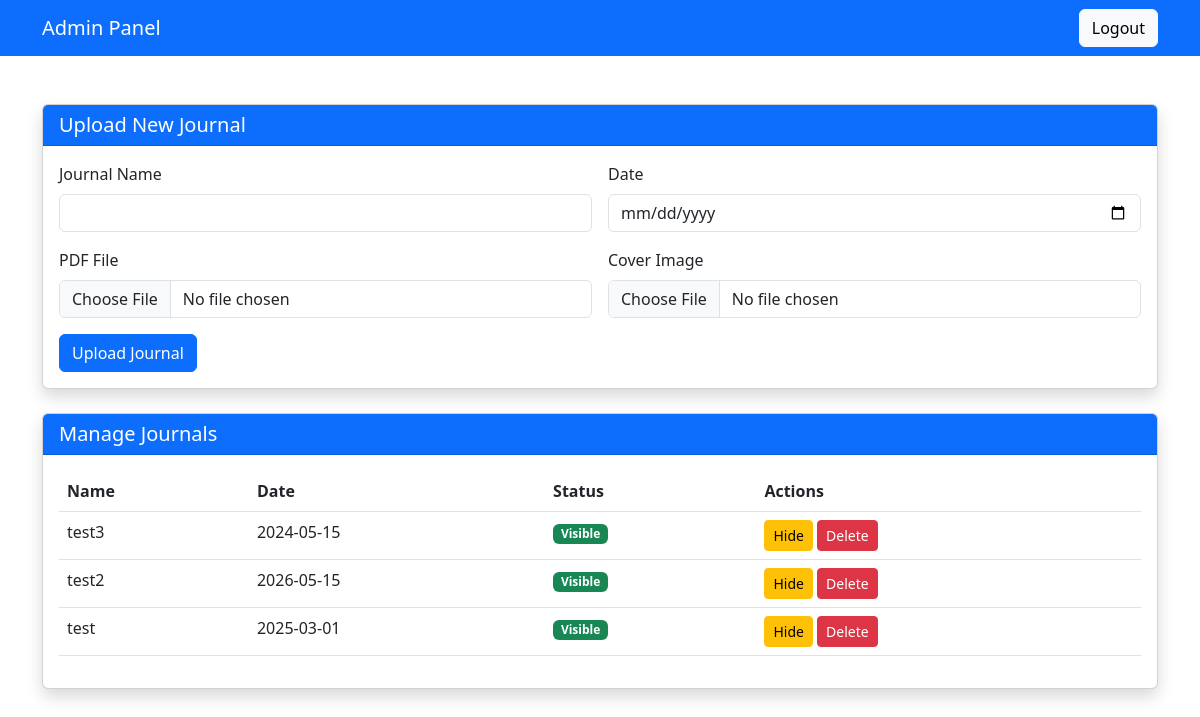
The page /admin/admin_dashboard.php (signed in) on the database its author committed.
### tables this page shows
CREATE TABLE IF NOT EXISTS `published` (
  `id` int NOT NULL AUTO_INCREMENT,
  `name` varchar(255) NOT NULL DEFAULT '0',
  `date` date NOT NULL,
  `image` varchar(255) NOT NULL DEFAULT '0',
  `path` varchar(255) NOT NULL DEFAULT '0',
  `visible` tinyint(1) NOT NULL DEFAULT '1',
  `created_at` timestamp NULL DEFAULT CURRENT_TIMESTAMP,
  PRIMARY KEY (`id`) USING BTREE
);

### admin/admin_dashboard.php (the view, shortened to what this page needs)
<?php
include '../loginsystem/connt_db.php';
$result = $conn->query("SELECT * FROM published ORDER BY created_at DESC");
?>
<!DOCTYPE html>
<html lang="en">
<head>
    <link href="https://cdn.jsdelivr.net/npm/bootstrap@5.3.0/dist/css/bootstrap.min.css" rel="stylesheet">
</head>
<body>
    <nav class="navbar navbar-expand-lg navbar-dark bg-primary">
        <div class="container">
            <a class="navbar-brand" href="#">Admin Panel</a>
            <div class="d-flex">
                <a href="admin_logout.php" class="btn btn-light">Logout</a>
            </div>
        </div>
    </nav>
    <div class="container my-5">
        <div class="card mb-4 shadow">
            <div class="card-header bg-primary text-white">
                <h5 class="mb-0">Upload New Journal</h5>
            </div>
            <div class="card-body">
                <form method="POST" enctype="multipart/form-data">
                    <div class="row g-3">
                        <div class="col-md-6">
                            <label class="form-label">Journal Name</label>
                            <input type="text" name="name" class="form-control" required>
                        </div>
                        <div class="col-md-6">
                            <label class="form-label">Date</label>
                            <input type="date" name="date" class="form-control" required>
                        </div>
                        <div class="col-md-6">
                            <label class="form-label">PDF File</label>
                            <input type="file" name="journal_pdf" class="form-control" accept="application/pdf" required>
                        </div>
                        <div class="col-md-6">
                            <label class="form-label">Cover Image</label>
                            <input type="file" name="cover_image" class="form-control" accept="image/*" required>
                        </div>
                        <div class="col-12">
                            <button type="submit" class="btn btn-primary">Upload Journal</button>
                        </div>
                    </div>
                </form>
            </div>
        </div>
        <div class="card shadow">
            <div class="card-header bg-primary text-white">
                <h5 class="mb-0">Manage Journals</h5>
            </div>
            <div class="card-body">
                <div class="table-responsive">
                    <table class="table table-hover">
                        <thead>
                            <tr>
                                <th>Name</th>
                                <th>Date</th>
                                <th>Status</th>
                                <th>Actions</th>
                            </tr>
                        </thead>
                        <tbody>
                            <?php while($row = $result->fetch_assoc()): ?>
                            <tr>
                                <td><?= htmlspecialchars($row['name']) ?></td>
                                <td><?= $row['date'] ?></td>
                                <td>
                                    <span class="badge bg-<?= $row['visible'] ? 'success' : 'danger' ?>">
                                        <?= $row['visible'] ? 'Visible' : 'Hidden' ?>
                                    </span>
                                </td>
                                <td>
                                    <form method="POST" class="d-inline">
                                        <button type="submit" name="toggle_visibility"
                                            class="btn btn-sm btn-<?= $row['visible'] ? 'warning' : 'success' ?>">
                                            <?= $row['visible'] ? 'Hide' : 'Show' ?>
                                        </button>
                                    </form>
                                    <form method="POST" class="d-inline"
                                        onsubmit="return confirm('Are you sure?')">
                                        <button type="submit" name="delete" class="btn btn-sm btn-danger">
                                            Delete
                                        </button>
                                    </form>
                                </td>
                            </tr>
                            <?php endwhile; ?>
                        </tbody>
                    </table>
                </div>
            </div>
        </div>
    </div>
</body>
</html>

### rows shown on the page
published: name "test3", date "2024-05-15", visible "Visible"
published: name "test2", date "2026-05-15", visible "Visible"
published: name "test", date "2025-03-01", visible "Visible"
